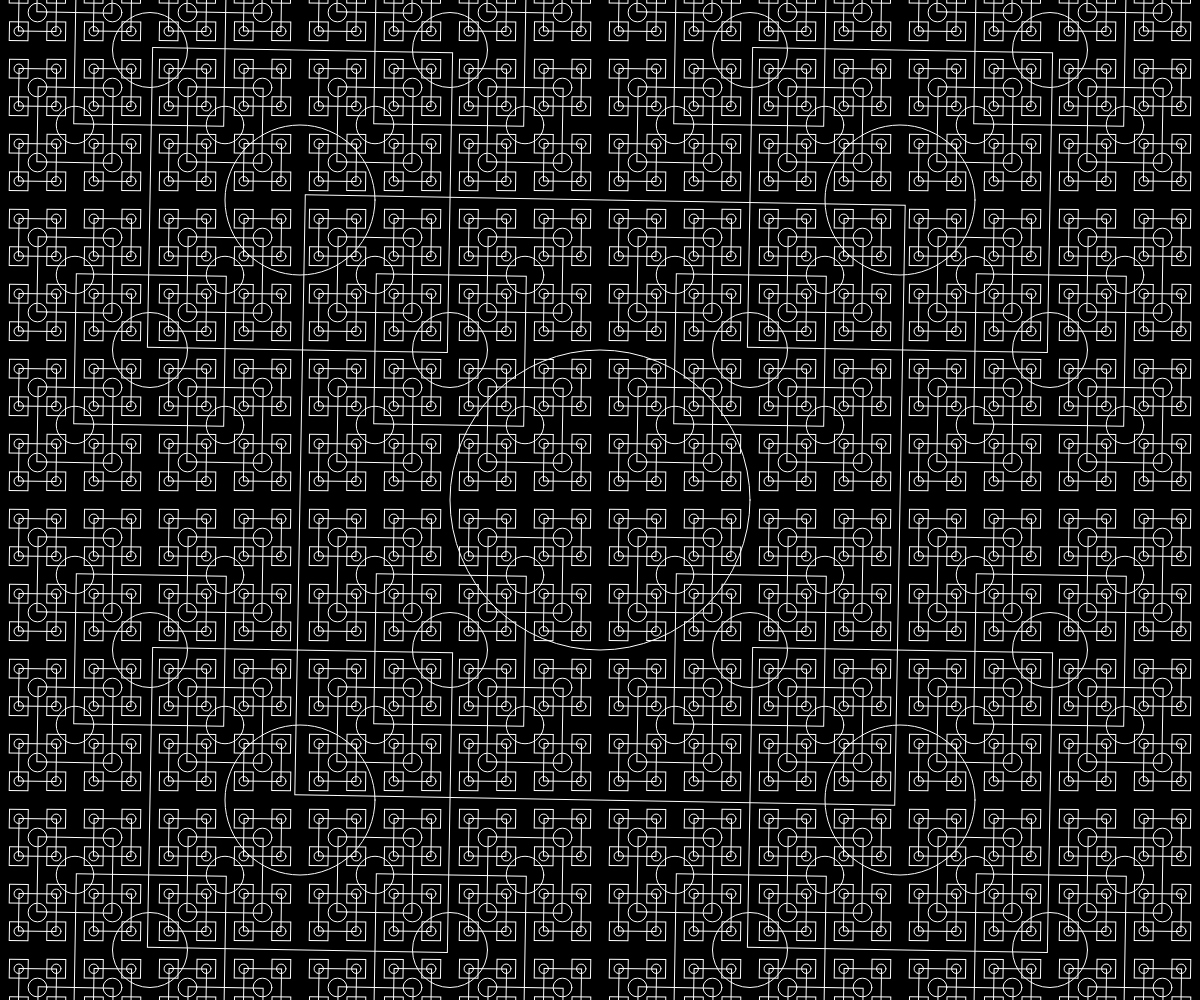
Frame 1 (no input)
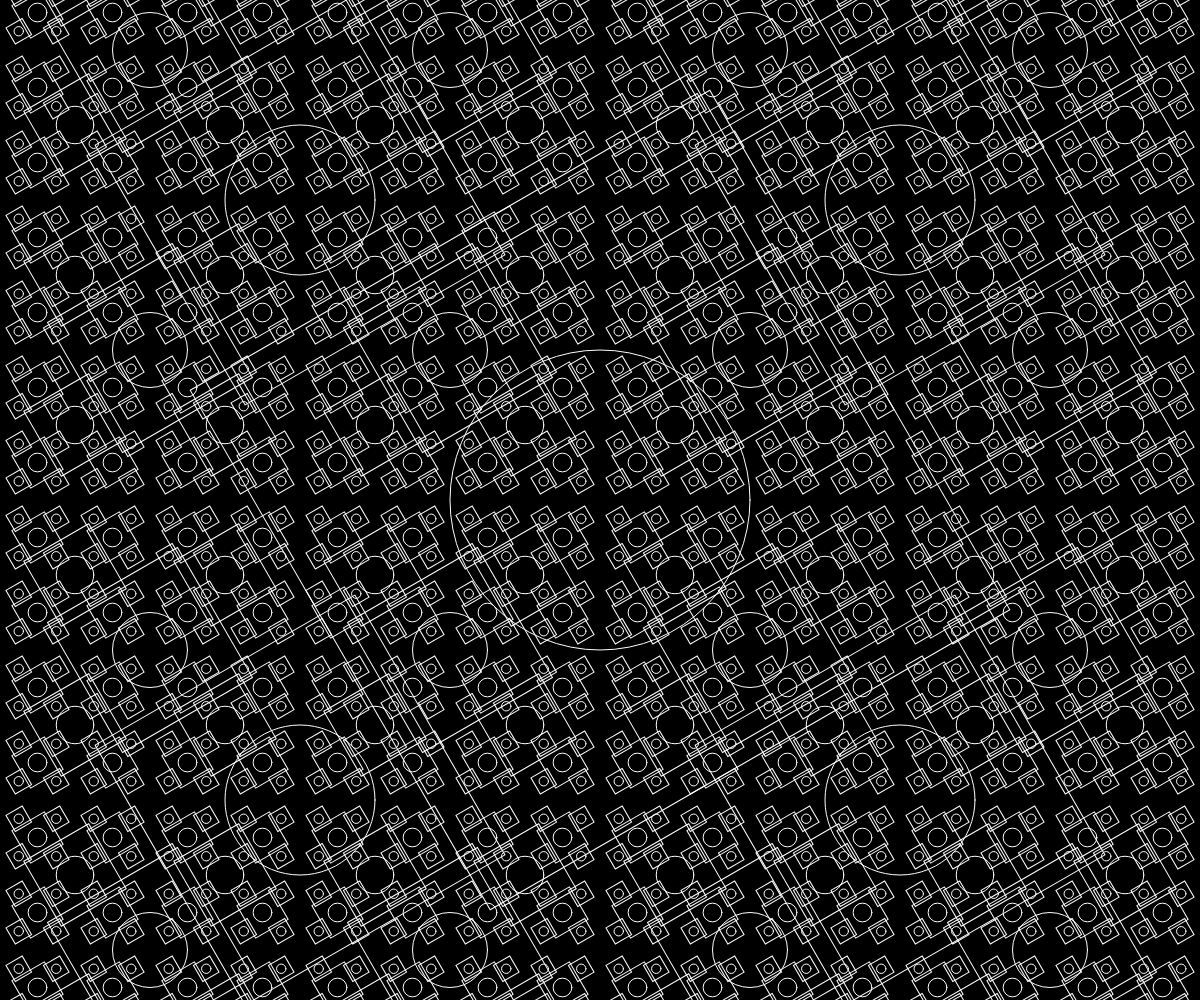
Frame 60 (no input)
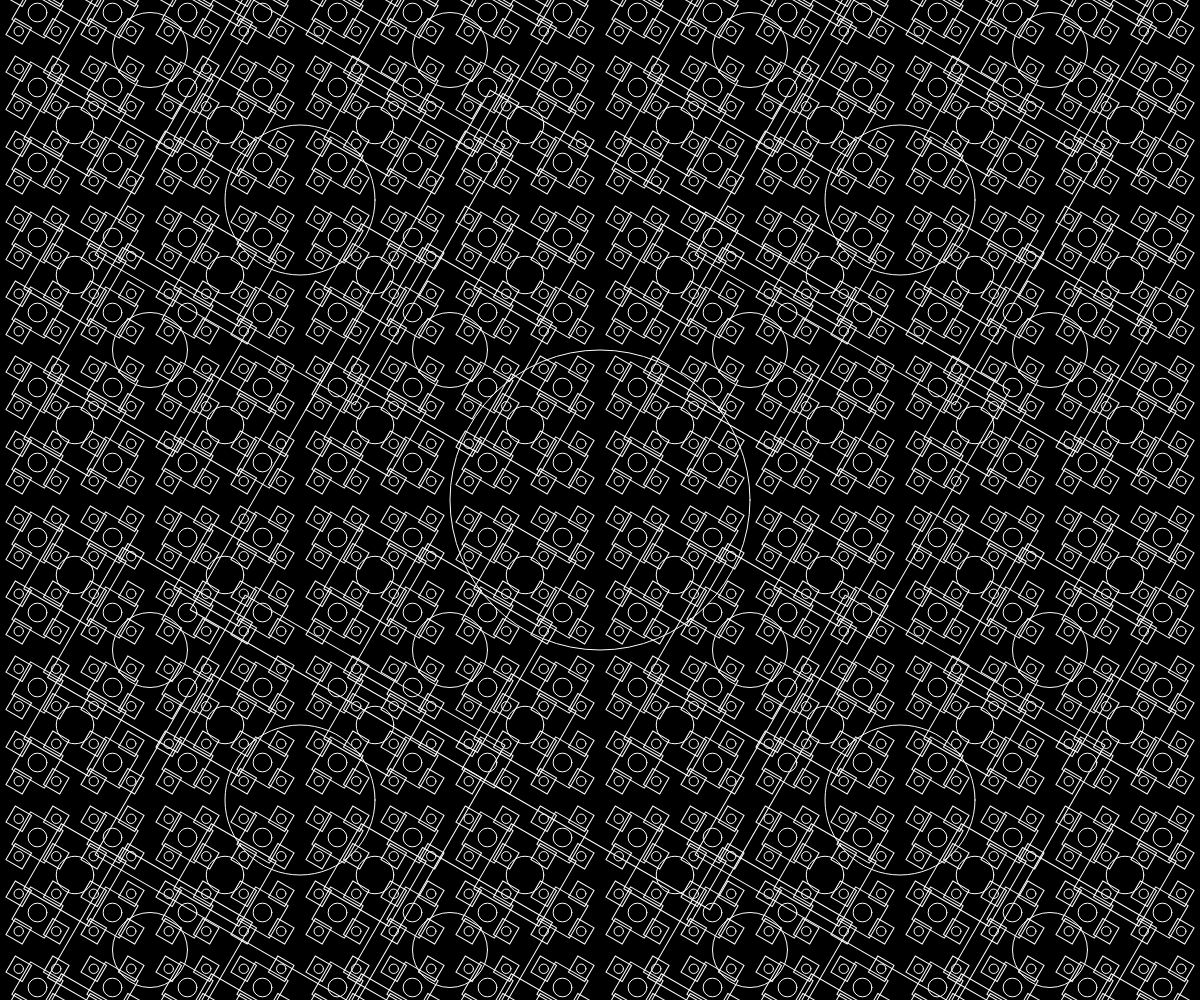
Frame 120 (the mouse pressed at the canvas centre since frame 60)

The p5.js sketch that drew these frames (run headless with seeded random() and noise() and a simulated clock; from frame 60 on, the mouse is pressed at the canvas centre):

// p5.js sketch
// ── sketch.js
// 27 recursive imagery
// Syed Saad Hussain
// Date
//
// Extra for Experts:
// - describe what you did to take this project "above and beyond"


function setup() {
  createCanvas(windowWidth, windowHeight);
}

function centerCircle(x,y,d){
  // recursively draw concentric circles
  // Base Case... implicit
  if(d > 10){
    //recursive case
    circle(x,y,d);
    centerCircle(x,y,d * 0.9);
  }

  //if we skip the recrisive case, we 
  //unravel one level... base case

}

function  luckySquare(x,y,s){
  if(s > 10){
    push();
    translate(x,y);
    rotate(radians(frameCount));
    square(0,0,s);
    pop();
    luckySquare(x -s/2, y -s/2, s*0.5);
    luckySquare(x -s/2, y +s/2, s*0.5);
    luckySquare(x +s/2, y -s/2, s*0.5);
    luckySquare(x +s/2, y +s/2, s*0.5);
    circle(x,y,s/2)

  }

}

function circleFractal(x,y,d){
  //this better be good
  if(d > 4){
    circle(x,y,d);
    circleFractal(x-d/2 ,y ,d/2);
    circleFractal(x+d/2 ,y ,d/2);
    circleFractal(x,y + d/2,d/2)
  }
}

function draw() {
  rectMode(CENTER);
  noFill();
  background(0);
  stroke(255);
  luckySquare(width/2,height/2,width/2);
//   circleFractal(width/2,height/2,width/2);
}
